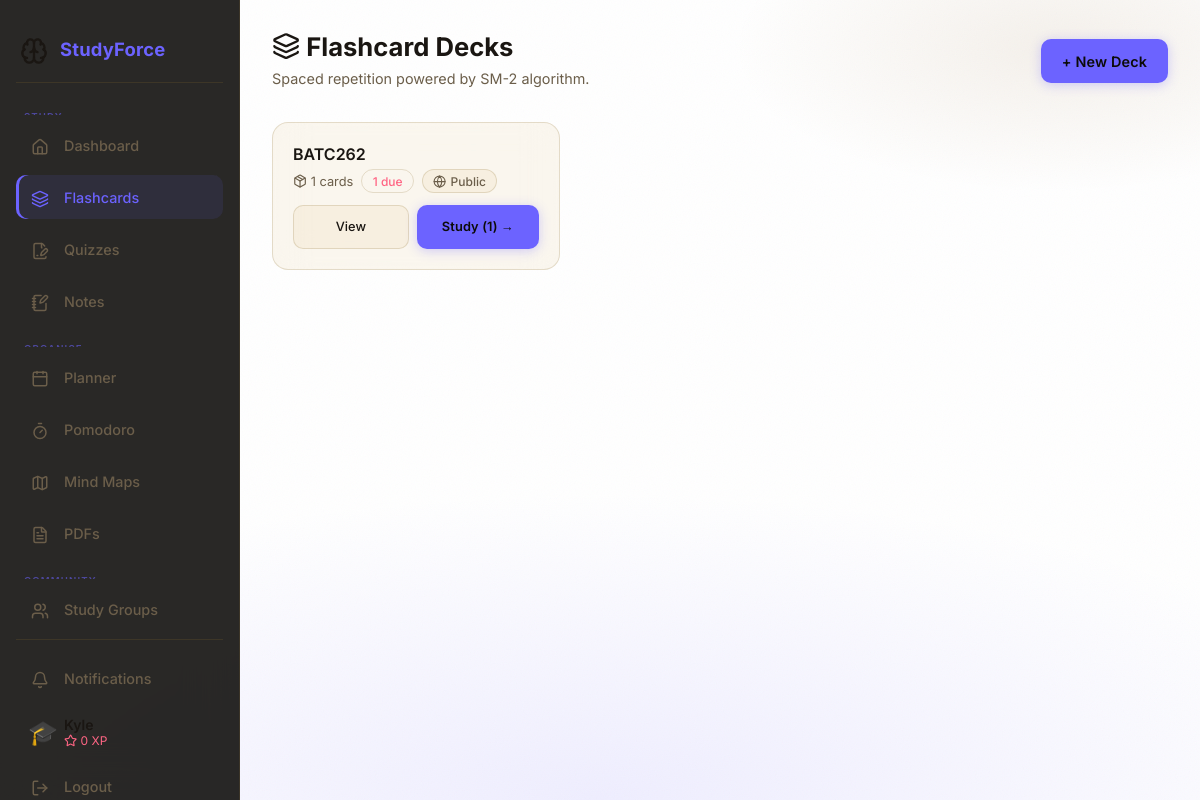
Screenshot of /flashcards/ (signed in) with the database file from the repository.
### app/models/user.py (models this page shows, shortened)
class User(UserMixin, db.Model):
    __tablename__ = "users"
    id = db.Column(db.Integer, primary_key=True)
    email = db.Column(db.String(255), unique=True, nullable=False, index=True)
    display_name = db.Column(db.String(100), nullable=False)
    password_hash = db.Column(db.String(255), nullable=False)
    avatar = db.Column(db.String(10), default="🎓")  # emoji avatar
    theme_prefs = db.Column(db.JSON, default=lambda: {
        "mode": "dark",
        "primary": "#d4a853",
        "accent": "#f0c97a",
        "background": "#0c0b09",
    })
    onboarding_complete = db.Column(db.Boolean, default=False)
    created_at = db.Column(db.DateTime, default=lambda: datetime.now(timezone.utc))
    subjects = db.relationship("Subject", back_populates="user", cascade="all, delete-orphan", lazy="dynamic")
    decks = db.relationship("Deck", back_populates="user", cascade="all, delete-orphan", lazy="dynamic")
    quizzes = db.relationship("Quiz", back_populates="user", cascade="all, delete-orphan", lazy="dynamic")
    notes = db.relationship("Note", back_populates="user", cascade="all, delete-orphan", lazy="dynamic")
    study_events = db.relationship("StudyEvent", back_populates="user", cascade="all, delete-orphan", lazy="dynamic")
    pomodoro_sessions = db.relationship("PomodoroSession", back_populates="user", cascade="all, delete-orphan", lazy="dynamic")
    mind_maps = db.relationship("MindMap", back_populates="user", cascade="all, delete-orphan", lazy="dynamic")
    pdf_files = db.relationship("PDFFile", back_populates="user", cascade="all, delete-orphan", lazy="dynamic")
    streak = db.relationship("Streak", back_populates="user", uselist=False, cascade="all, delete-orphan")
    xp_transactions = db.relationship("XPTransaction", back_populates="user", cascade="all, delete-orphan", lazy="dynamic")
    user_badges = db.relationship("UserBadge", back_populates="user", cascade="all, delete-orphan", lazy="dynamic")
    subject_progress = db.relationship("SubjectProgress", back_populates="user", cascade="all, delete-orphan", lazy="dynamic")
    notifications = db.relationship("Notification", back_populates="user", cascade="all, delete-orphan", lazy="dynamic")
    group_memberships = db.relationship("GroupMember", back_populates="user", cascade="all, delete-orphan", lazy="dynamic")
    @property
    def total_xp(self) -> int:
        from .gamification import XPTransaction
        return db.session.query(
            db.func.coalesce(db.func.sum(XPTransaction.amount), 0)
        ).filter_by(user_id=self.id).scalar()
    @property
    def unread_notification_count(self) -> int:
        from .notification import Notification
        return Notification.query.filter_by(user_id=self.id, is_read=False).count()

### app/models/flashcard.py (models this page shows, shortened)
class Deck(db.Model):
    __tablename__ = "decks"
    id = db.Column(db.Integer, primary_key=True)
    title = db.Column(db.String(200), nullable=False)
    description = db.Column(db.Text, default="")
    is_shared = db.Column(db.Boolean, default=False)
    user_id = db.Column(db.Integer, db.ForeignKey("users.id"), nullable=True)
    anon_token = db.Column(db.String(36), nullable=True)
    subject_id = db.Column(db.Integer, db.ForeignKey("subjects.id"), nullable=True)
    user = db.relationship("User", back_populates="decks")
    subject = db.relationship("Subject", back_populates="decks")
    cards = db.relationship("Card", back_populates="deck", cascade="all, delete-orphan", lazy="dynamic")
    @property
    def card_count(self) -> int:
        return self.cards.count()
    @property
    def due_count(self) -> int:
        reviewed_ids = db.session.query(SM2Review.card_id).join(Card).filter(
            Card.deck_id == self.id,
        ).subquery()
        new_cards = self.cards.filter(Card.id.notin_(reviewed_ids)).count()
        due_cards = SM2Review.query.join(Card).filter(
            Card.deck_id == self.id,
            SM2Review.next_review_date <= date.today(),
        ).count()
        return new_cards + due_cards

### app/blueprints/flashcards/routes.py (the view)
@flashcards_bp.route("/")
def decks():
    from ...models.flashcard import Deck
    from ...models.subject import Subject
    decks_list = _owner_filter(Deck).order_by(Deck.id.desc()).all()
    subjects    = []
    if current_user.is_authenticated:
        subjects = Subject.query.filter_by(user_id=current_user.id).order_by(Subject.name).all()
    return render_template("flashcards/decks.html", decks=decks_list, subjects=subjects)

### app/blueprints/flashcards/routes.py (called while the page is built)
def _owner_filter(Model):
    if current_user.is_authenticated:
        return Model.query.filter_by(user_id=current_user.id)
    anon = g.get("anon_token")
    if anon:
        return Model.query.filter_by(anon_token=anon)
    return Model.query.filter(False)

### app/context_processors.py (called while the page is built)
def _time_greeting() -> str:
    hour = datetime.now().hour
    if hour < 12:
        return "morning"
    if hour < 17:
        return "afternoon"
    return "evening"

def inject_globals() -> dict:
    theme = {
        "mode": "dark",
        "primary": "#d4a853",
        "accent": "#f0c97a",
        "background": "#0c0b09",
    }
    unread_count = 0
    if current_user.is_authenticated:
        if current_user.theme_prefs:
            theme = current_user.theme_prefs
        unread_count = current_user.unread_notification_count
    return {
        "theme": theme,
        "unread_notification_count": unread_count,
        "time_greeting": _time_greeting(),
    }

### app/models/user.py (called while the page is built)
@login_manager.user_loader
def load_user(user_id: str):
    return User.query.get(int(user_id))

### app/templates/flashcards/decks.html (shortened to what this page needs)
{% extends "base.html" %}
{% block content %}
<div class="page-header">
  <div>
    <h1 class="page-title"><i data-lucide="layers"></i> Flashcard Decks</h1>
    <p class="page-subtitle">Spaced repetition powered by SM-2 algorithm.</p>
  </div>
  <a href="{{ url_for('flashcards.new_deck') }}" class="btn btn-primary">+ New Deck</a>
</div>
{% if decks %}
<div style="display:grid; grid-template-columns:repeat(auto-fill,minmax(260px,1fr)); gap:1rem;">
  {% for deck in decks %}
  <div class="glass card-hover p-4" style="position:relative;">
    <h3 style="font-size:1rem; margin:0 0 0.25rem;">{{ deck.title }}</h3>
    <div style="display:flex; gap:0.5rem; align-items:center; margin-bottom:0.75rem; font-size:0.8rem; color:var(--text-muted);">
      <span><i data-lucide="package"></i> {{ deck.card_count }} cards</span>
      {% if deck.due_count > 0 %}
      <span class="badge-chip" style="background:var(--accent)22; color:var(--accent);">{{ deck.due_count }} due</span>
      {% endif %}
      {% if deck.is_shared %}
      <span class="badge-chip"><i data-lucide="globe"></i> Public</span>
      {% endif %}
    </div>
    <div style="display:flex; gap:0.5rem;">
      <a href="{{ url_for('flashcards.deck_detail', deck_id=deck.id) }}" class="btn btn-glass btn-sm" style="flex:1; text-align:center;">View</a>
      {% if deck.due_count > 0 %}
      <a href="{{ url_for('flashcards.study', deck_id=deck.id) }}" class="btn btn-primary btn-sm" style="flex:1; text-align:center;">Study ({{ deck.due_count }}) →</a>
      {% elif deck.card_count > 0 %}
      <a href="{{ url_for('flashcards.study_all', deck_id=deck.id) }}" class="btn btn-primary btn-sm" style="flex:1; text-align:center;">Study All →</a>
      {% endif %}
    </div>
  </div>
  {% endfor %}
</div>
{% endif %}
{% endblock %}

### app/templates/base.html (shortened to what this page needs)
<!DOCTYPE html>
<html lang="en" data-theme="{{ theme.mode }}">
<head>
  <link rel="stylesheet" href="{{ url_for('static', filename='css/base.css') }}" />
  <link rel="stylesheet" href="{{ url_for('static', filename='css/sidebar.css') }}" />
  <link rel="stylesheet" href="{{ url_for('static', filename='css/components.css') }}" />
</head>
<body>
{% if not request.endpoint or not request.endpoint.startswith('auth.') %}
<aside class="sidebar" id="sidebar" role="navigation" aria-label="Main navigation">
  <div class="sidebar-logo" onclick="toggleSidebar()" title="Toggle sidebar" tabindex="0" role="button" aria-label="Toggle sidebar" onkeydown="if(event.key==='Enter')toggleSidebar()">
    <span class="logo-icon" aria-hidden="true"><i data-lucide="brain"></i></span>
    <span class="logo-text">StudyForce</span>
  </div>
  <span class="sidebar-section-label">Study</span>
  <a href="{{ url_for('dashboard.index') }}"
     class="sidebar-link {% if request.endpoint == 'dashboard.index' %}active{% endif %}"
     data-tooltip="Dashboard"
     aria-label="Dashboard"
     aria-current="{% if request.endpoint == 'dashboard.index' %}page{% endif %}">
    <span class="nav-icon" aria-hidden="true"><i data-lucide="house"></i></span>
    <span class="nav-label">Dashboard</span>
  </a>
  <a href="{{ url_for('flashcards.decks') }}"
     class="sidebar-link {% if request.blueprint == 'flashcards' %}active{% endif %}"
     data-tooltip="Flashcards"
     aria-label="Flashcards"
     aria-current="{% if request.blueprint == 'flashcards' %}page{% endif %}">
    <span class="nav-icon" aria-hidden="true"><i data-lucide="layers"></i></span>
    <span class="nav-label">Flashcards</span>
  </a>
  <a href="{{ url_for('quizzes.list') }}"
     class="sidebar-link {% if request.blueprint == 'quizzes' %}active{% endif %}"
     data-tooltip="Quizzes"
     aria-label="Quizzes"
     aria-current="{% if request.blueprint == 'quizzes' %}page{% endif %}">
    <span class="nav-icon" aria-hidden="true"><i data-lucide="file-pen-line"></i></span>
    <span class="nav-label">Quizzes</span>
  </a>
  <a href="{{ url_for('notes.list') }}"
     class="sidebar-link {% if request.blueprint == 'notes' %}active{% endif %}"
     data-tooltip="Notes"
     aria-label="Notes"
     aria-current="{% if request.blueprint == 'notes' %}page{% endif %}">
    <span class="nav-icon" aria-hidden="true"><i data-lucide="notebook-pen"></i></span>
    <span class="nav-label">Notes</span>
  </a>
  <span class="sidebar-section-label">Organise</span>
  <a href="{{ url_for('planner.index') }}"
     class="sidebar-link {% if request.blueprint == 'planner' %}active{% endif %}"
     data-tooltip="Planner"
     aria-label="Planner"
     aria-current="{% if request.blueprint == 'planner' %}page{% endif %}">
    <span class="nav-icon" aria-hidden="true"><i data-lucide="calendar"></i></span>
    <span class="nav-label">Planner</span>
  </a>
  <a href="{{ url_for('pomodoro.index') }}"
     class="sidebar-link {% if request.blueprint == 'pomodoro' %}active{% endif %}"
     data-tooltip="Pomodoro"
     aria-label="Pomodoro"
     aria-current="{% if request.blueprint == 'pomodoro' %}page{% endif %}">
    <span class="nav-icon" aria-hidden="true"><i data-lucide="timer"></i></span>
    <span class="nav-label">Pomodoro</span>
  </a>
  <a href="{{ url_for('mindmaps.list_maps') }}"
     class="sidebar-link {% if request.blueprint == 'mindmaps' %}active{% endif %}"
     data-tooltip="Mind Maps"
     aria-label="Mind Maps"
     aria-current="{% if request.blueprint == 'mindmaps' %}page{% endif %}">
    <span class="nav-icon" aria-hidden="true"><i data-lucide="map"></i></span>
    <span class="nav-label">Mind Maps</span>
  </a>
  <a href="{{ url_for('pdfs.list_pdfs') }}"
     class="sidebar-link {% if request.blueprint == 'pdfs' %}active{% endif %}"
     data-tooltip="PDFs"
     aria-label="PDFs"
     aria-current="{% if request.blueprint == 'pdfs' %}page{% endif %}">
    <span class="nav-icon" aria-hidden="true"><i data-lucide="file-text"></i></span>
    <span class="nav-label">PDFs</span>
  </a>
  <span class="sidebar-section-label">Community</span>
  <a href="{{ url_for('groups.list_groups') }}"
     class="sidebar-link {% if request.blueprint == 'groups' %}active{% endif %}"
     data-tooltip="Study Groups"
     aria-label="Study Groups"
     aria-current="{% if request.blueprint == 'groups' %}page{% endif %}">
    <span class="nav-icon" aria-hidden="true"><i data-lucide="users"></i></span>
    <span class="nav-label">Study Groups</span>
  </a>
  <div class="sidebar-bottom">
    <a href="{{ url_for('notifications.list_notifications') }}"
       class="sidebar-link {% if request.blueprint == 'notifications' %}active{% endif %}"
       data-tooltip="Notifications" aria-label="Notifications">
      <span class="nav-icon" aria-hidden="true"><i data-lucide="bell"></i></span>
      <span class="nav-label">
        Notifications
      </span>
    </a>
    {% if current_user.is_authenticated %}
    <a href="{{ url_for('auth.profile') }}" class="sidebar-user" data-tooltip="Profile">
      <span class="user-avatar" aria-hidden="true">{{ current_user.avatar }}</span>
      <div class="user-info">
        <div class="user-name">{{ current_user.display_name }}</div>
        <div class="user-xp"><i data-lucide="star"></i> {{ current_user.total_xp }} XP</div>
      </div>
    </a>
    <a href="{{ url_for('auth.logout') }}" class="sidebar-link" data-tooltip="Logout" aria-label="Logout">
      <span class="nav-icon" aria-hidden="true"><i data-lucide="log-out"></i></span>
      <span class="nav-label">Logout</span>
    </a>
    {% else %}
    <a href="{{ url_for('auth.login') }}" class="sidebar-link" data-tooltip="Sign in">
      <span class="nav-icon" aria-hidden="true"><i data-lucide="log-in"></i></span>
      <span class="nav-label">Sign In</span>
    </a>
    {% endif %}
  </div>
</aside>
{% endif %}
<main class="app-content" id="app-content" role="main">
  {% block content %}{% endblock %}
</main>
</body>
</html>

### app/static/css/base.css (style rules this page uses)
:root { --primary: #d4a853; --accent: #f0c97a; --bg: #0c0b09; --surface: rgba(212, 168, 83, 0.07); --surface-2: rgba(212, 168, 83, 0.13); --border: rgba(212, 168, 83, 0.16); --text: #e8e2d4; --text-muted: #8a7f6e; --danger: #c25c5c; --warning: #d4a853; --success: #5caa7f; --info: #5c8aaa; --grad-1: var(--primary); --grad-2: #8a5c20; --grad-3: #0c0b09; --sidebar-width: 240px; --sidebar-collapsed-width: 64px; --font-display: "Inter", "Segoe UI", system-ui, sans-serif; --font-body: "Inter", "Segoe UI", system-ui, sans-serif; --font-mono: "Inter", "Segoe UI", system-ui, monospace; --transition-fast: 150ms ease; --transition-mid: 280ms ease; --transition-slow: 550ms cubic-bezier(0.4, 0, 0.2, 1); }
[data-theme="light"] { --bg: #faf6ef; --surface: rgba(212, 168, 83, 0.09); --surface-2: rgba(255, 251, 240, 0.95); --border: rgba(139, 110, 48, 0.2); --text: #1a1612; --text-muted: #6b5e4a; --grad-3: #f0e6cc; }
*, *::before, *::after { box-sizing: border-box; margin: 0; padding: 0; }
html { font-size: 16px; scroll-behavior: smooth; -webkit-text-size-adjust: 100%; }
body { font-family: var(--font-body); background-color: var(--bg); color: var(--text); min-height: 100vh; overflow-x: hidden; position: relative; }
body::before { content: ""; position: fixed; inset: 0; z-index: -1; background: radial-gradient( ellipse 100% 55% at 50% 100%, color-mix(in srgb, var(--primary) 11%, transparent) 0%, transparent 70% ), radial-gradient( ellipse 45% 30% at 88% 6%, color-mix(in srgb, var(--grad-2) 9%, transparent) 0%, transparent 60% ), var(--bg); }
body::after { content: ""; position: fixed; inset: 0; z-index: -1; pointer-events: none; opacity: 0.04; background-size: 200px 200px; }
.glass { background: var(--surface); backdrop-filter: blur(16px) saturate(180%); -webkit-backdrop-filter: blur(16px) saturate(180%); border: 1px solid var(--border); border-radius: 16px; }
h1 { font-family: var(--font-display); font-size: 2rem; font-weight: 700; line-height: 1.2; }
h3 { font-family: var(--font-display); font-size: 1.25rem; font-weight: 600; line-height: 1.4; }
p { line-height: 1.6; }
a { color: var(--accent); text-decoration: none; }
.app-content { flex: 1; margin-left: var(--sidebar-width); padding: 2rem; min-height: 100vh; transition: margin-left var(--transition-mid); }

### rows the page displays
User: avatar "🎓"
Deck: title "BATC262", card_count "1", due_count "1", is_shared True (drawn)

### other values shown
{{ current_user.total_xp }} "0"
